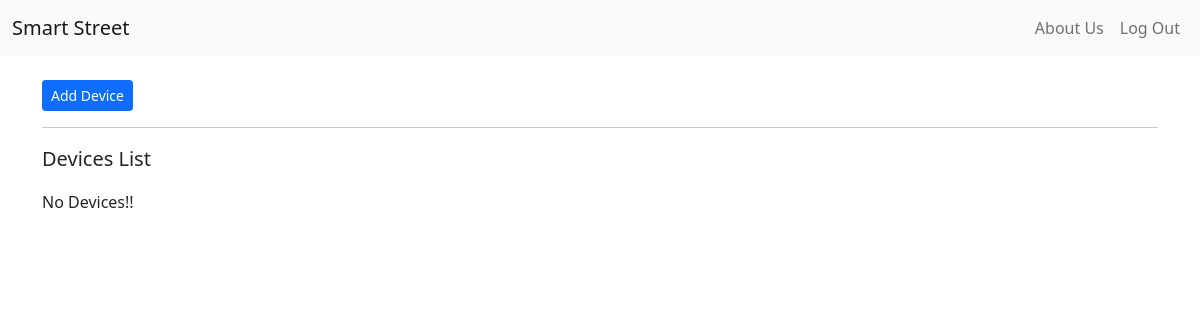
The page / (signed in) on the database as committed earlier.
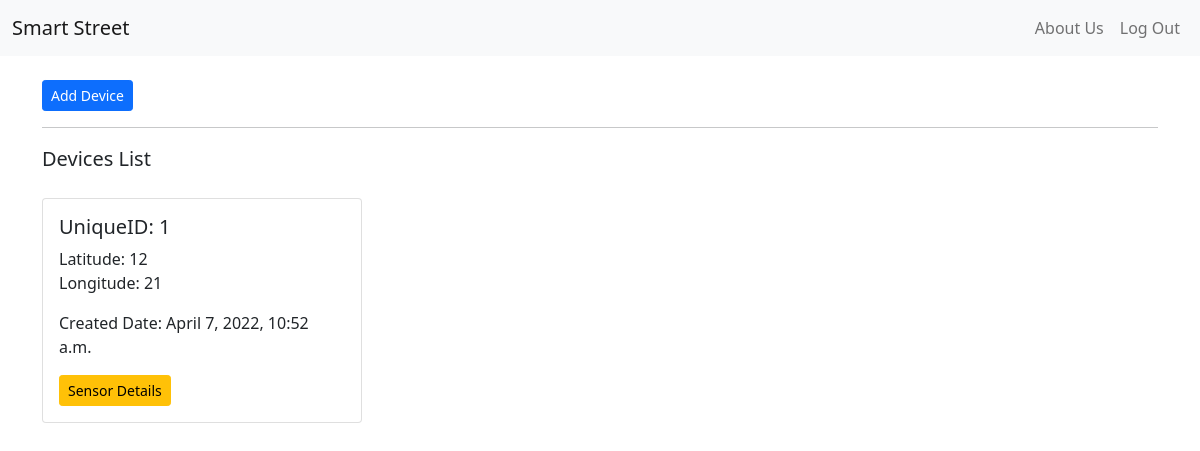
The same page on the database as committed later.
### monitor/models.py (models this page shows, shortened)
class Device(models.Model):
    user = models.ForeignKey(User,on_delete=models.CASCADE)
    unique_id = models.PositiveIntegerField()
    lat = models.CharField(max_length=20)
    long = models.CharField(max_length=20)
    data = models.ManyToManyField('SensorValue')
    is_active = models.BooleanField(default=True)
    created_at = models.DateTimeField(auto_now_add=True)
    class Meta:
        ordering = ['-created_at']

### monitor/views.py (the view)
# urls.py: path("", views.index, name="index"),
def index(request):
    if request.user.is_authenticated:
        devices = Device.objects.filter(user=request.user)
        context = {"devices": devices}
        return render(request, "monitor/index.html", context)
    return render(request, "monitor/index_nouser.html")

### monitor/templates/monitor/index.html
{% extends 'base.html' %}
{% block content %}
<p><a class="mt-4 btn btn-primary btn-sm" href="{% url 'create-device' %}">Add Device</a></p>
<hr>
<p class="lead">Devices List</p>
<div class="row">
    {% for device in devices %}
    <div class="col-12 my-2">
        <div class="card" style="width: 20rem;">
            <div class="card-body">
                <h5 class="card-title">UniqueID: {{device.unique_id}}</h5>
                <p class="card-text">Latitude: {{device.lat}} <br>Longitude: {{device.long}}</p>
                <p class="card-text">Created Date: {{device.created_at}}</p>
                <a href="{% url 'device-detail' device.id %}" class="btn btn-warning btn-sm">Sensor Details</a>
            </div>
        </div>
    </div>
    {% empty %}
    <p>No Devices!!</p>
    {% endfor %}
</div>
{% endblock %}

Rows that differ between the two databases and show on the page:
added Device: unique_id "1", lat "12", long "21", created_at "April 7, 2022, 10:52 a.m."
Other text that changed with them:
text no longer shown: "No Devices!!"
